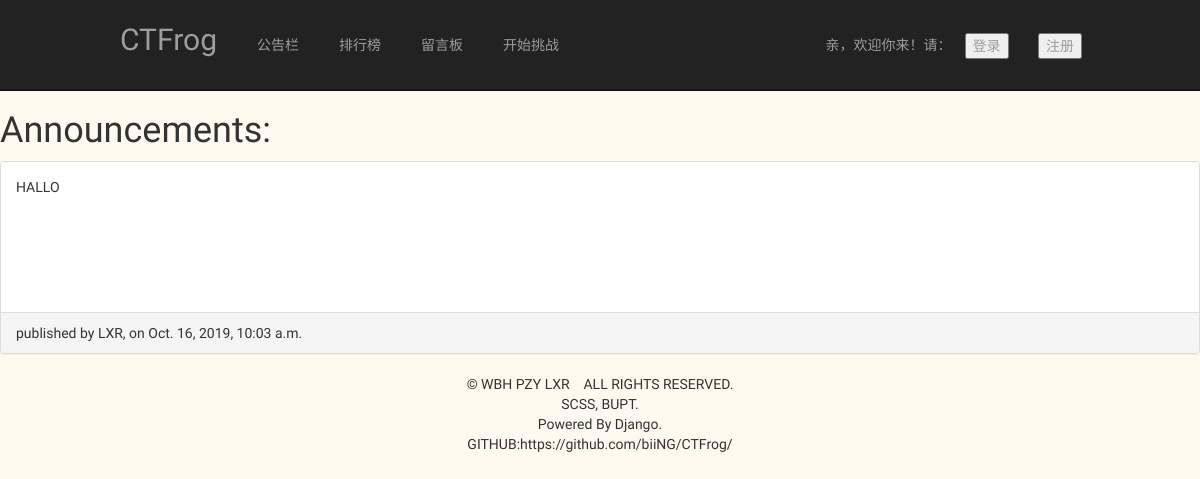
Before: /announcement/ with the older database file.
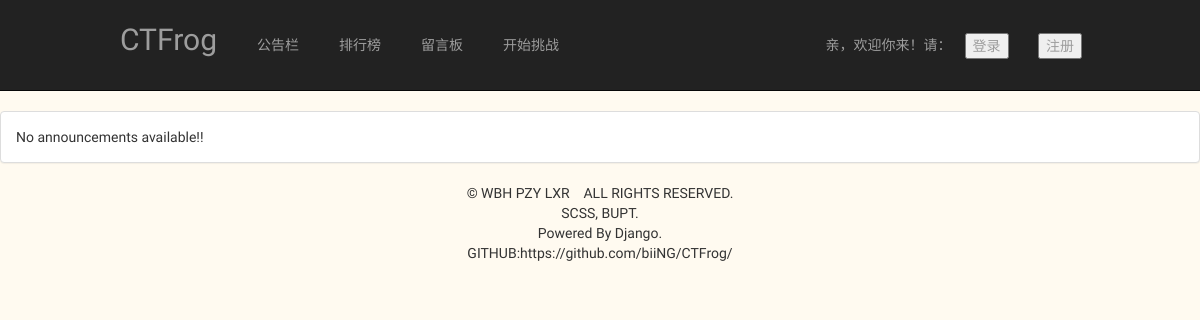
After: the same page with the newer database file.
### announcement/models.py (models this page shows, shortened)
class Announcement(models.Model):
    announcement_text = models.CharField(
        max_length=500, verbose_name='Announcement')
    pub_date = models.DateTimeField('date published')
    pub_user = models.CharField(
        max_length=100, verbose_name='user who publish')
    def was_published_recently(self):
        '''
        if the announcement was published in the past 15 days, this will return true
        '''
        now = timezone.now()
        return now >= self.pub_date >= now-datetime.timedelta(days=15)
    was_published_recently.admin_order_field = 'pub_date'
    was_published_recently.boolean = True
    was_published_recently.short_description = 'Published Recently?'

### announcement/views.py (the view)
# urls.py: path('', views.IndexView.as_view(), name="index"),
class IndexView(generic.ListView):
    template_name = 'announcement/index.html'
    context_object_name = 'announcement_list'
    def get_queryset(self):
        return Announcement.objects.filter(
            pub_date__lte=timezone.now()
        ).order_by('-pub_date')

### announcement/templates/announcement/index.html (shortened to what this page needs)
{% extends 'navigationbar.html' %}
{% block custombody %}
{% if announcement_list %}
{% for announcement in announcement_list %}
<h1>Announcements:</h1>
<div class="panel panel-default">
    <div class="panel-body">
        {{ announcement.announcement_text }}
        <br><br><br><br><br><br>
    </div>
    <div class="panel-footer">
        published by {{  announcement.pub_user }}, on {{ announcement.pub_date}}
    </div>
</div>
{% endfor %}
{% else %}
<div class="panel panel-default">
    <div class="panel-body">
        No announcements available!!
    </div>
</div>
{% endif %}
{% endblock %}

Changed rows visible on the page:
removed Announcement: announcement_text "HALLO", pub_user "LXR", pub_date "Oct. 16, 2019, 10:03 a.m."
Other visible differences:
text now shown: "No announcements available!!"
